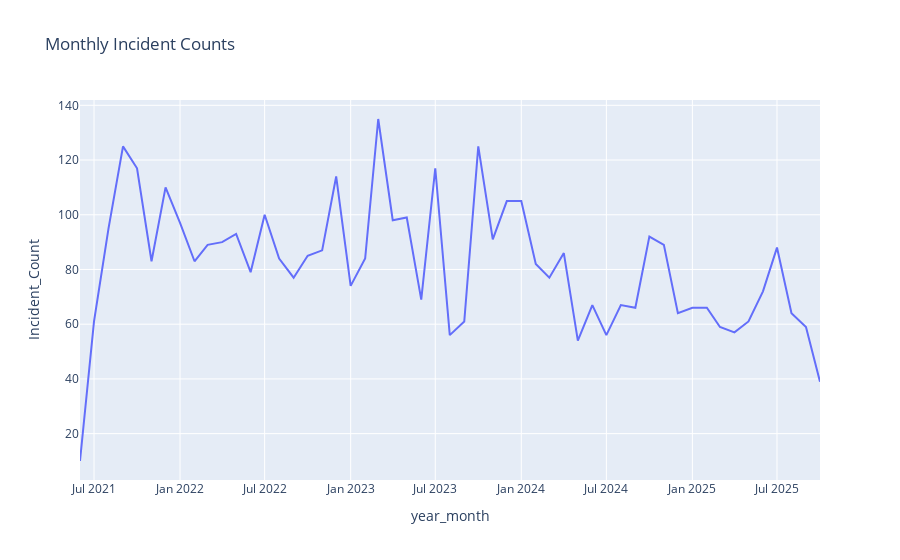

The notebook cell saved with this chart:
### Code cell
# Count incidents per month
monthly_counts = df['year_month'].value_counts().sort_index()
monthly_counts = monthly_counts.rename_axis('year_month').reset_index(name='Incident_Count')

# Convert YearMonth to datetime for plotting
monthly_counts['year_month'] = monthly_counts['year_month'].dt.to_timestamp()

# Create line plot
fig = px.line(monthly_counts, x='year_month', y='Incident_Count', title='Monthly Incident Counts')
fig.show()

### Figure 1 — Plotly figure (JSON) as saved in the notebook; plotly's stock layout.template omitted (floating-point values rounded to 4 significant figures)
{"data": [{"hovertemplate": "year_month=%{x}<br>Incident_Count=%{y}<extra></extra>", "legendgroup": "", "line": {"color": "#636efa", "dash": "solid"}, "marker": {"symbol": "circle"}, "mode": "lines", "name": "", "orientation": "v", "showlegend": false, "type": "scatter", "x": ["2021-06-01T00:00:00", "2021-07-01T00:00:00", "2021-08-01T00:00:00", "2021-09-01T00:00:00", "2021-10-01T00:00:00", "2021-11-01T00:00:00", "2021-12-01T00:00:00", "2022-01-01T00:00:00", "2022-02-01T00:00:00", "2022-03-01T00:00:00", "2022-04-01T00:00:00", "2022-05-01T00:00:00", "2022-06-01T00:00:00", "2022-07-01T00:00:00", "2022-08-01T00:00:00", "2022-09-01T00:00:00", "2022-10-01T00:00:00", "2022-11-01T00:00:00", "2022-12-01T00:00:00", "2023-01-01T00:00:00", "2023-02-01T00:00:00", "2023-03-01T00:00:00", "2023-04-01T00:00:00", "2023-05-01T00:00:00", "2023-06-01T00:00:00", "2023-07-01T00:00:00", "2023-08-01T00:00:00", "2023-09-01T00:00:00", "2023-10-01T00:00:00", "2023-11-01T00:00:00", "2023-12-01T00:00:00", "2024-01-01T00:00:00", "2024-02-01T00:00:00", "2024-03-01T00:00:00", "2024-04-01T00:00:00", "2024-05-01T00:00:00", "2024-06-01T00:00:00", "2024-07-01T00:00:00", "2024-08-01T00:00:00", "2024-09-01T00:00:00", "2024-10-01T00:00:00", "2024-11-01T00:00:00", "2024-12-01T00:00:00", "2025-01-01T00:00:00", "2025-02-01T00:00:00", "2025-03-01T00:00:00", "2025-04-01T00:00:00", "2025-05-01T00:00:00", "2025-06-01T00:00:00", "2025-07-01T00:00:00", "2025-08-01T00:00:00", "2025-09-01T00:00:00", "2025-10-01T00:00:00"], "xaxis": "x", "y": [10, 61, 95, 125, 117, 83, 110, 97, 83, 89, 90, 93, 79, 100, 84, 77, 85, 87, 114, 74, 84, 135, 98, 99, 69, 117, 56, 61, 125, 91, 105, 105, 82, 77, 86, 54, 67, 56, 67, 66, 92, 89, 64, 66, 66, 59, 57, 61, 72, 88, 64, 59, 39], "yaxis": "y"}], "layout": {"legend": {"tracegroupgap": 0}, "title": {"text": "Monthly Incident Counts"}, "xaxis": {"anchor": "y", "domain": [0, 1], "title": {"text": "year_month"}}, "yaxis": {"anchor": "x", "domain": [0, 1], "title": {"text": "Incident_Count"}}}}
